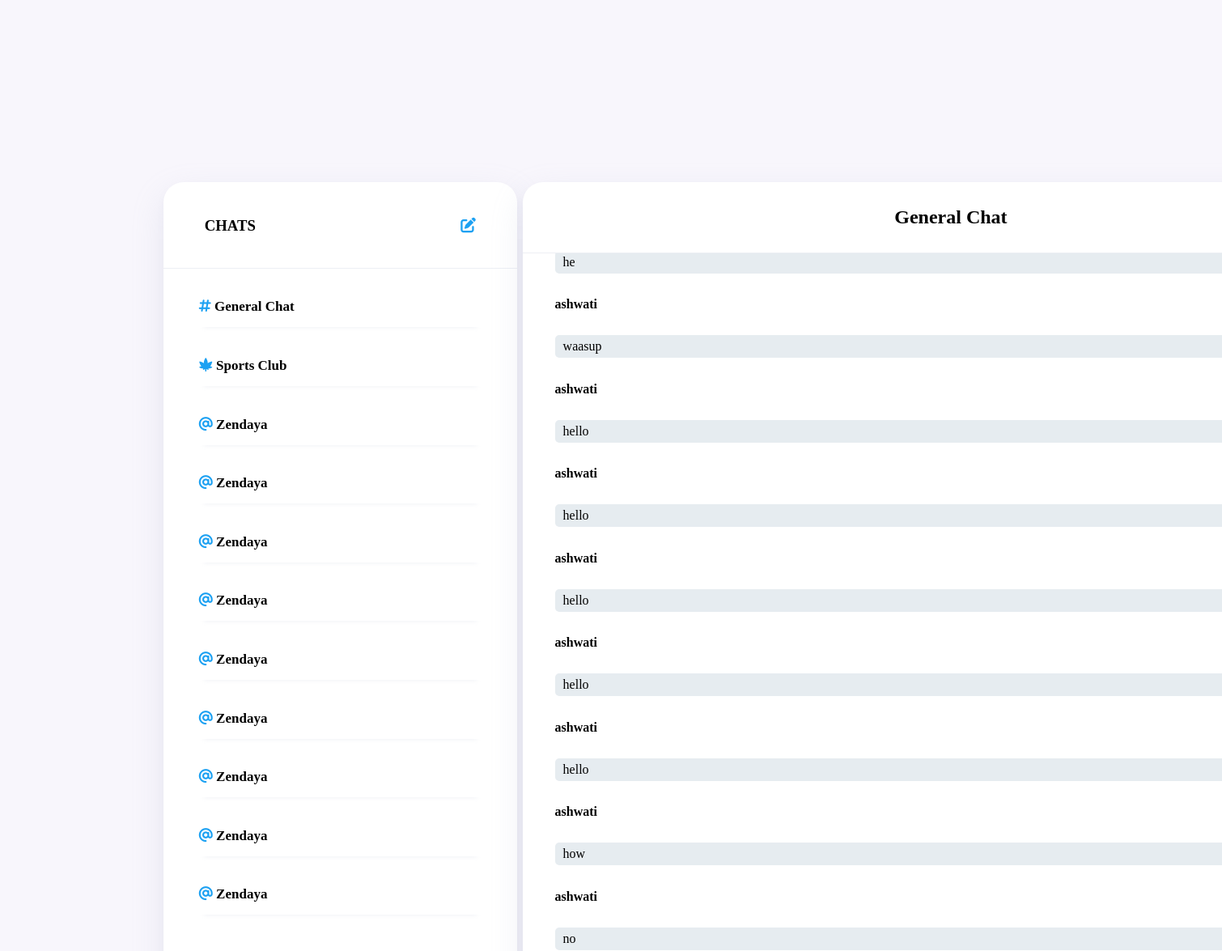
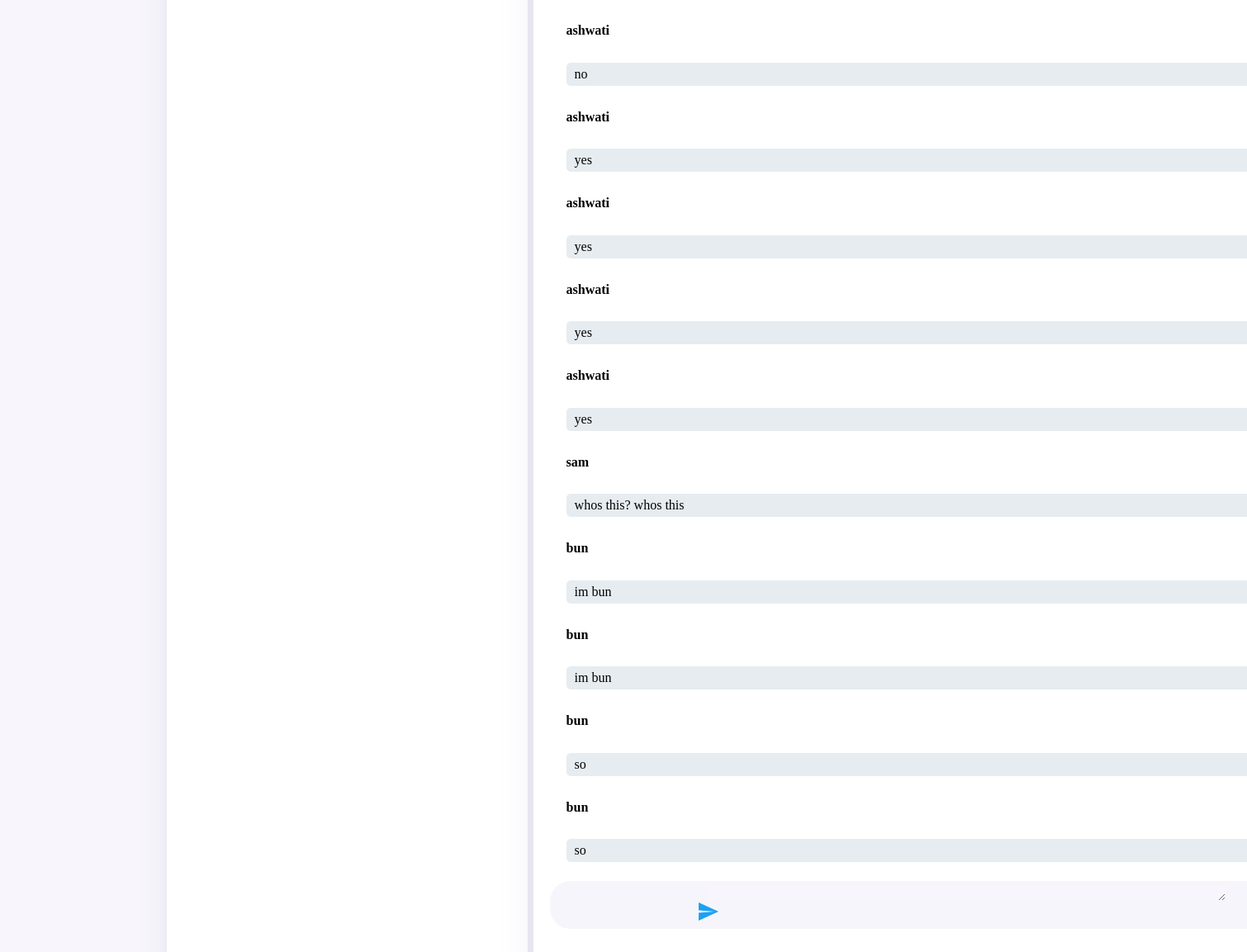
The page /templates/gen-chat.php on the database its author committed (2 pictures, top to bottom).
### tables this page shows
CREATE TABLE `genchat` (
  `id` int(11) NOT NULL,
  `msg` text NOT NULL,
  `username` varchar(255) NOT NULL,
  `time` timestamp NOT NULL DEFAULT current_timestamp()
);

### templates/gen-chat.php (the view, shortened to what this page needs)
<?php
include("connection.php");
?>
<!DOCTYPE html>
<html lang="en">
<head>
    <link rel="stylesheet" href="../static/chat.css">
</head>
<body>
    <div class="container-3">
        <div class="left">
            <div class="heading">
                <h3>CHATS</h3>
                <h3><i class="fas fa-edit"></i></h3>
            </div>
            <div class="sub-head">
                <div class="group name">
                <a href="gen-chat.php"><h4><i class="fas fa-hashtag"></i> General Chat</h4></a>
                </div>
                <div class="club name">
                    <h4><i class="fas fa-cannabis"></i> Sports Club</h4>
                </div>
                <div class="name">
                    <h4><i class="fas fa-at"></i> Zendaya</h4>
                </div>
                <div class="name">
                    <h4><i class="fas fa-at"></i> Zendaya</h4>
                </div>
                <div class="name">
                    <h4><i class="fas fa-at"></i> Zendaya</h4>
                </div>
                <div class="name">
                    <h4><i class="fas fa-at"></i> Zendaya</h4>
                </div>
                <div class="name">
                    <h4><i class="fas fa-at"></i> Zendaya</h4>
                </div>
                <div class="name">
                    <h4><i class="fas fa-at"></i> Zendaya</h4>
                </div>
                <div class="name">
                    <h4><i class="fas fa-at"></i> Zendaya</h4>
                </div>
                <div class="name">
                    <h4><i class="fas fa-at"></i> Zendaya</h4>
                </div>
                <div class="name">
                    <h4><i class="fas fa-at"></i> Zendaya</h4>
                </div>
            </div>
        </div>
        <div class="right">
            <div class="top-section">
                <div class="name">
                    <h2>General Chat</h2>
                </div>
                <div class="msg-box" id="ma">
                    <?php
                    $q1= "SELECT * FROM genchat";
                    $r1= mysqli_query($db, $q1);
                    while ($row= mysqli_fetch_assoc($r1)) {
                        $message= $row['msg'];
                        $username= $row['username'];
                        $time= $row['time'];
                        echo "<div class='their-msg'>
                            <div class='nametime'><h4>$username</h4><span class='timestamp'>$time</span></div>
                            <p>$message </p>
                            </div>";
                    }
                    ?>
                </div>
            </div>
            <div class="bottom-section">
                <form action="" method="post">
                    <textarea class="type-msg" name="type-msg" id="" cols="76" rows="1" ></textarea>
                    <button type="submit" name="submit">
                    </button>
                </form>
            </div>
        </div>
    </div>
</body>
</html>

### static/chat.css (style rules this page uses)
.container-3 { display: flex; padding: 2% 13% ; width: 100%; max-height: 100vh; height: 93vh; margin-top: 7vh; }
body { background-color: #F8F6FC; }
.heading h3 { padding: 6.3% 2%; }
.left { padding: 2px 0 1% 0; border-radius: 25px; height: 100%; width: 30vw; padding-bottom: 20px; background-color: white; box-shadow: 0 5px 10px rgba(154,160,185,.05), 0 15px 40px rgba(166,173,201,.2); }
.left .heading { padding: 0 10%; border-bottom: 1px solid rgba(166,173,201,.2); }
.sub-head { overflow-y: scroll; height: 74vh; padding: 0 10%; }
.sub-head .name { -webkit-box-shadow: 0 6px 6px -6px rgba(166,173,201,.2); -moz-box-shadow: 0 6px 6px -6px rgba(166,173,201,.2); box-shadow: 0 6px 6px -6px rgba(166,173,201,.2); }
.left .fas { color: #1DA1F2; }
.right { border-radius: 25px; height: 100%; width: 73%; margin-left: 7px; background-color: white; box-shadow: 0 5px 10px rgba(154,160,185,.05), 0 15px 40px rgba(166,173,201,.2); }
.left h4 { font-size: 17px; padding: 15px 0; }
.heading { display: flex; flex-direction: row; justify-content: space-between; }
.top-section { display: flex; flex-wrap: wrap; flex-direction: column; }
.right .name { padding: 10px; text-align: center; border-bottom: 1px solid rgba(166,173,201,.2); }
.msg-box { padding: 15px 40px; overflow-y: scroll; height: 68vh; }
.right .their-msg p , .my-msg p { margin: 8px 0; height: auto; width: 100%; border-radius: 5px; padding: 5px 10px; }
.their-msg p { background-color: #E6ECF0; }
.type-msg { display: block; max-width: 100%; border: none; outline: none; margin: 0 17px; background-color: #F8F6FC; }
.bottom-section { display: flex; justify-content: space-around; padding: 5px 0; margin: 0 20px; border-radius: 25px; margin-bottom: 12px; background-color: #F5F5FB; }
.bottom-section button { margin-right: 10px; border: none; background-color: transparent; cursor: pointer; }
.right .top-section .name { display: flex; justify-content: space-between; }
.nametime { display: flex; justify-content: space-between; }
.group a { text-decoration: none; color: black; }

### rows shown on the page
genchat: msg "he"
genchat: username "ashwati", msg "waasup"
genchat: username "ashwati", msg "hello"
genchat: username "ashwati", msg "hello"
genchat: username "ashwati", msg "hello"
genchat: username "ashwati", msg "hello"
genchat: username "ashwati", msg "hello"
genchat: username "ashwati", msg "how"
genchat: username "ashwati", msg "no"
genchat: username "ashwati", msg "no"
genchat: username "ashwati", msg "yes"
genchat: username "ashwati", msg "yes"
genchat: username "ashwati", msg "yes"
genchat: username "ashwati", msg "yes"
genchat: username "sam", msg "whos this? whos this"
genchat: username "bun", msg "im bun"
genchat: username "bun", msg "im bun"
genchat: username "bun", msg "so"
genchat: username "bun", msg "so"
